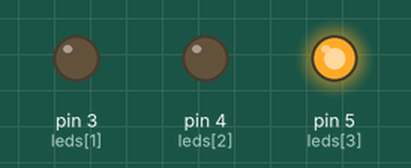
Recording of a sketch running on a simulated Arduino Uno, built with avr-gcc and run on an emulated ATmega328P. Shown: output pins drawn as LEDs (lit = HIGH). Random numbers use the default seed unless the sketch sets one.

Above: at 0.1 s.
At 4.1 s:
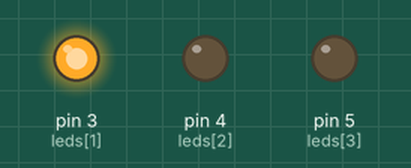
At 10.1 s:
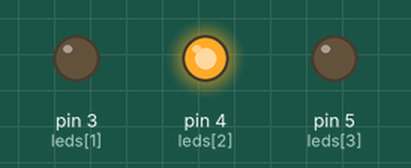
At 36.1 s:
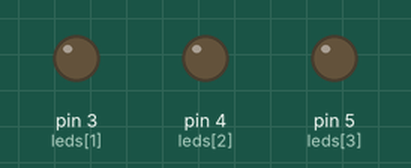
Timing chart, 0 to 37.6 s (numbered marks = the images above):
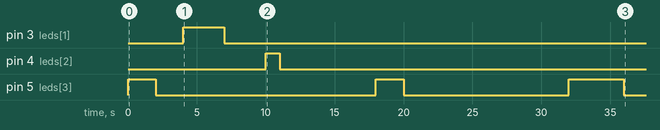

Measured:
- by itself, pin 3 (leds[1]): LOW → HIGH at 4.0 s, → LOW 3.0 s later
- by itself, pin 4 (leds[2]): LOW → HIGH at 10.0 s, → LOW 1.0 s later
- by itself, pin 5 (leds[3]): goes HIGH 2.0 s, LOW 16.0 s, HIGH 2.0 s, LOW 12.0 s, HIGH 4.0 s, then LOW

The sketch:

LED_random_blink.ino
```cpp
byte leds[6] = {2,3,4,5};
byte index = 0;
byte t = 0;

void setup() {
  for(byte i = 1;i<4;i++){
    pinMode(leds[i],OUTPUT);
    digitalWrite(leds[i],LOW);
  }
}

void loop() {
  index = random(0,4);
  t = random(1,5);
  digitalWrite(leds[index],HIGH);
  delay(t * 1000);
  digitalWrite(leds[index],LOW);
  delay(t * 1000);
}
```
